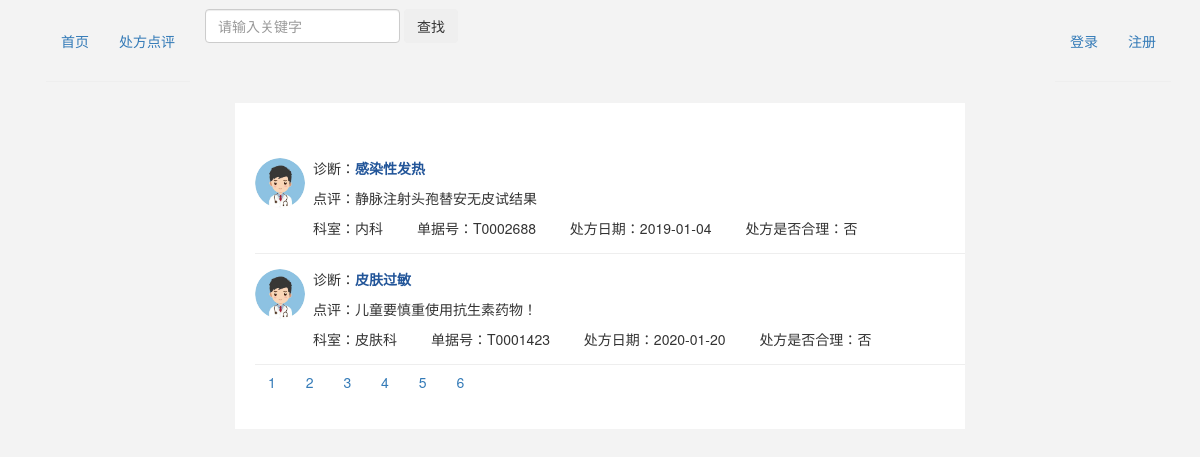
The page / on the database its author committed.
### models.py (models this page shows)
class Prescription(db.Model):
    __tablename__ = 'prescription'
    id = db.Column(db.Integer, primary_key = True, autoincrement = True)
    t_id = db.Column(db.String(11), nullable=False)
    name = db.Column(db.String(18), nullable=False)
    gender = db.Column(db.String(2), nullable=False)
    age = db.Column(db.String(3), nullable=False)
    pre_date = db.Column(db.DateTime)
    diagnosis = db.Column(db.Text, nullable=False)
    first_page = db.Column(db.String(2), nullable=False)
    second_page = db.Column(db.String(2), nullable=False)
    third_page = db.Column(db.String(2), nullable=False)
    injection = db.Column(db.String(2), nullable=False)
    pre_amount = db.Column(db.Float(2), nullable=False)
    prescriber = db.Column(db.String(18), nullable=False)
    section = db.Column(db.String(36), nullable=False)
    reasonable = db.Column(db.String(2), nullable=False)
    comments = db.Column(db.Text)

### pcs.py (the view)
@app.route('/')
def index():
    page = request.args.get('page', 1, type=int)
    prescriptions = Prescription.query.paginate(page=page, per_page=2)
    return render_template('index.html', prescriptions=prescriptions)

### pcs.py (called while the page is built)
@app.context_processor
def my_context_processor():
    user_id = session.get('user_id')
    if user_id:
        user = User.query.filter(User.id == user_id).first()
        if user:
            return {'user': user}
    return {}

### templates/index.html (shortened to what this page needs)
{% extends 'base.html' %}
{% block head %}
    <link rel="stylesheet" href="{{ url_for('static', filename='css/index.css') }}">
{% endblock %}
{% block main %}
<div class="main">
    <ul>
        {% for prescription in prescriptions.items %}
        <li>
            <div class="avatar-group">
                <img src="{{ url_for('static', filename='images/doctor.jpg') }}" alt="" class="avatar">
            </div>
            <div class="pre-group">
                <div class="pre-info">
                    <p class="diagnosis"><span>诊断：</span><a href="{{ url_for('detail', pre_id=prescription.id)}}">{{ prescription.diagnosis }}</a></p>
                    <p class="comments"><span>点评：</span>{{ prescription.comments }}</p>
                    <span class="section"><span>科室：</span>{{ prescription.section }}</span>
                    <span class="t_id"><span>单据号：</span>{{ prescription.t_id }}</span>
                    <span class="pre_date"><span>处方日期：</span>{{ prescription.pre_date.strftime("%Y-%m-%d") }}</span>
                    <span class="reasonable"><span>处方是否合理：</span>{{ prescription.reasonable }}</span>
                </div>
            </div>
        </li>
        {% endfor %}
        {% for page_num in prescriptions.iter_pages() %}
        {% if page_num %}
        <a class="btn btn-outline-info mb-4" href="{{ url_for('index', page=page_num) }}">{{ page_num }}</a>
        {% else %}
        ...
        {% endif %}
        {% endfor %}
    </ul>
</div>
{% endblock %}

### templates/base.html (shortened to what this page needs)
<!DOCTYPE html>
<html lang="en">
<head>
    <link href="https://cdn.jsdelivr.net/npm/bootstrap@3.3.7/dist/css/bootstrap.min.css" rel="stylesheet">
    <link rel="stylesheet" href="{{ url_for('static', filename='css/base.css') }}">
    {% block head %}
    {% endblock %}
</head>
<body>
<nav class="navbar navbar-expand-lg navbar-light bg-light">
    <div class="container-fluid">
        <div class="container">
            <div class="collapse navbar-collapse" id="navbarSupportedContent">
                <ul class="nav navbar-nav">
                    <li>
                        <a href="{{ url_for('index') }}">首页</a>
                    </li>
                    <li><a href="{{ url_for('pre_comment') }}">处方点评</a></li>
                </ul>
                <form class="navbar-form navbar-left" action="{{ url_for('search') }}" method="get">
                    <div class="form-group">
                        <input type="text" class="form-control mr-sm-2" placeholder="请输入关键字" name="key_word">
                    </div>
                    <button type="submit" class="btn btn-outline-success my-2 my-sm-0">查找</button>
                </form>
                <ul class="nav navbar-nav navbar-right">
                    {% if user %}
                    <li><a href="#">{{ user.username }}</a></li>
                    <li><a href="{{ url_for('logout') }}">注销</a></li>
                    {% else %}
                    <li><a href="{{ url_for('login') }}">登录</a></li>
                    <li><a href="{{ url_for('regist') }}">注册</a></li>
                    {% endif %}
                </ul>
            </div>
        </div>
    </div>
</nav>
<div class="main">
        {% block main %}{% endblock %}
    </div>
</body>
</html>

### static/css/base.css (style rules this page uses)
body { background: #f3f3f3; }
.main { background: #fff; width: 730px; margin: 0 auto; overflow: hidden; padding: 10px; }

### static/css/index.css (style rules this page uses)
.main { margin-top: 20px; }
ul { list-style: none; padding: 0; }
ul li { border-bottom: 1px solid #eee; overflow: hidden; padding: 15px 0; }
.avatar-group { width: 38px; height: 100%; float: left; }
.avatar-group .avatar { width: 50px; height: 50px; border-radius: 50%; }
.pre-group { float: left; width: 650px; margin-left: 20px; }
.diagnosis a { color: #259; font-weight: 900; margin-top: 10px; }
.pre-info .section,.t_id,.pre_date { margin-right: 30px; }

### rows shown on the page
Prescription: diagnosis "感染性发热", comments "静脉注射头孢替安无皮试结果", section "内科", t_id "T0002688", pre_date "2019-01-04", reasonable "否"
Prescription: diagnosis "皮肤过敏", comments "儿童要慎重使用抗生素药物！", section "皮肤科", t_id "T0001423", pre_date "2020-01-20", reasonable "否"

### other values the page prints
{{ page_num }} "1" "2" "3" "4" "5" "6"
